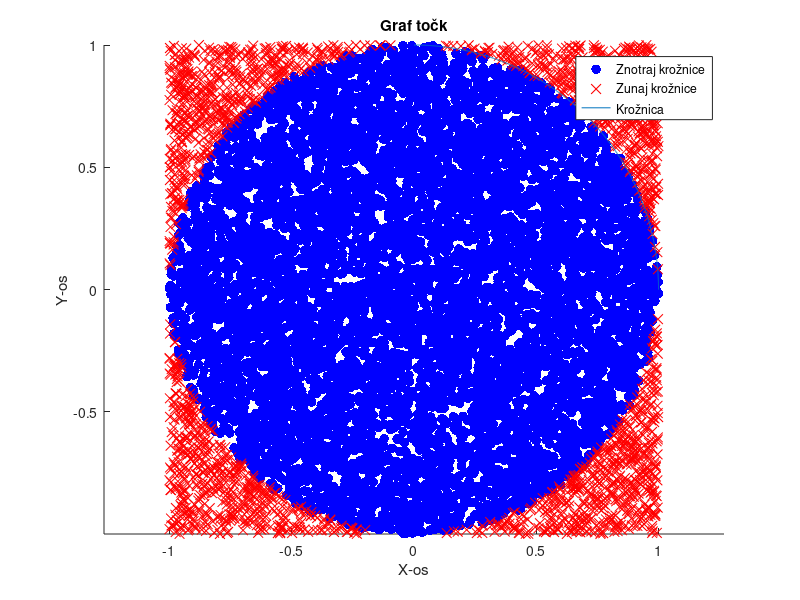

Write MATLAB code to recreate this figure.
function kroznica_2()
    st = 10000;
    r = 1;
    
    [ocena, napaka] = area_pi(st, r);
    fprintf('Ocenjeno π: %f\nNapaka: %f\n', ocena, napaka);
    
    risi_kroznico_in_tocke(st, r);
end

function [ocena, napaka] = area_pi(st, r)
    xy = 2 * rand(2, st) - 1;
    razdalja = sum(xy.^2);
    znotrajKroga = sum(razdalja <= r^2);
    
    ocena = 4 * znotrajKroga / st;
    napaka = abs(ocena - pi);
end

function risi_kroznico_in_tocke(st, r)
    xy = 2 * rand(2, st) - 1;
    razdalja = sum(xy.^2);
    
    tockeN = razdalja <= r^2;
    tockeZ = razdalja > r^2;
    
    scatter(xy(1, tockeN), xy(2, tockeN), 50, 'b', 'filled');
    hold on;
    scatter(xy(1, tockeZ), xy(2, tockeZ), 50, 'r', 'x');
    
    theta = linspace(0, pi/2, 1000);
    x = r*cos(theta);
    y = r*sin(theta);
    plot(x, y);
    
    axis equal;
    title('Graf točk');
    xlabel('X-os');
    ylabel('Y-os');
    legend('Znotraj krožnice', 'Zunaj krožnice', 'Krožnica');
end

